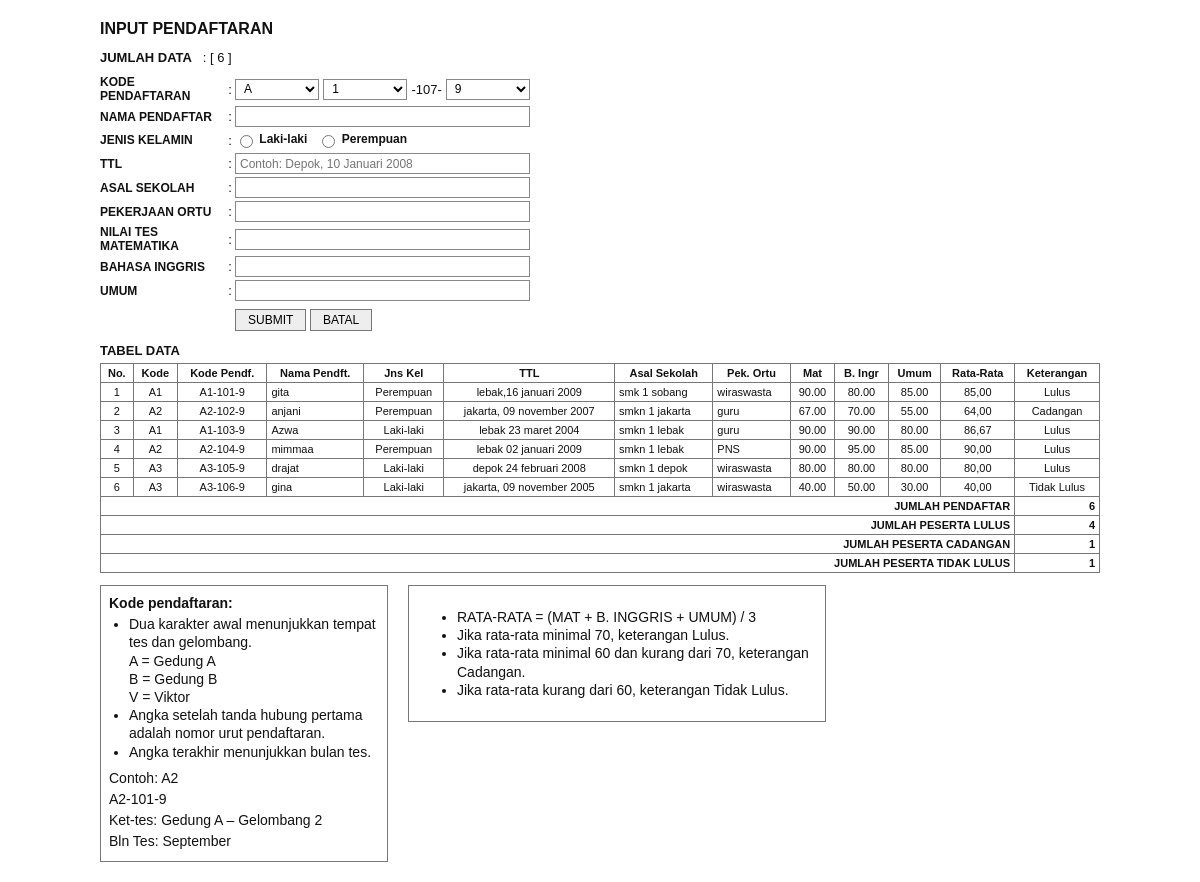
The page / on the database its author committed.
### tables this page shows
CREATE TABLE `calon_mhs` (
  `id` int(10) UNSIGNED NOT NULL,
  `kode` varchar(30) NOT NULL,
  `nama` varchar(150) NOT NULL,
  `jenis_kelamin` varchar(20) NOT NULL,
  `ttl` varchar(100) NOT NULL,
  `asal_sekolah` varchar(150) NOT NULL,
  `pekerjaan_ortu` varchar(100) DEFAULT NULL,
  `matematika` decimal(5,2) NOT NULL,
  `inggris` decimal(5,2) NOT NULL,
  `umum` decimal(5,2) NOT NULL,
  `rata_rata` decimal(5,2) NOT NULL,
  `keterangan` varchar(30) NOT NULL,
  `created_at` timestamp NULL DEFAULT current_timestamp()
);

### index.php (the view, shortened to what this page needs)
<?php
$host = '127.0.0.1';
$port = '3307';
$dbname = 'calon_mhs';
$username = 'root';
$password = '';
try {
    $pdo = new PDO(
        "mysql:host=$host;port=$port;dbname=$dbname;charset=utf8mb4",
        $username,
        $password,
        [
            PDO::ATTR_ERRMODE => PDO::ERRMODE_EXCEPTION,
            PDO::ATTR_DEFAULT_FETCH_MODE => PDO::FETCH_ASSOC,
            PDO::ATTR_EMULATE_PREPARES => false
        ]
    );
} catch (PDOException $e) {
    die(
        '<h3>Koneksi database gagal!</h3>' .
        '<p>Periksa port MySQL, nama database, username, dan password.</p>'
    );
}
$sqlTabel = "
CREATE TABLE IF NOT EXISTS calon_mhs (
    id INT UNSIGNED AUTO_INCREMENT PRIMARY KEY,
    kode VARCHAR(30) NOT NULL UNIQUE,
    nama VARCHAR(150) NOT NULL,
    jenis_kelamin VARCHAR(20) NOT NULL,
    ttl VARCHAR(100) NOT NULL,
    asal_sekolah VARCHAR(150) NOT NULL,
    pekerjaan_ortu VARCHAR(100) DEFAULT NULL,
    matematika DECIMAL(5,2) NOT NULL,
    inggris DECIMAL(5,2) NOT NULL,
    umum DECIMAL(5,2) NOT NULL,
    rata_rata DECIMAL(5,2) NOT NULL,
    keterangan VARCHAR(30) NOT NULL,
    created_at TIMESTAMP DEFAULT CURRENT_TIMESTAMP
) ENGINE=InnoDB DEFAULT CHARSET=utf8mb4
";
try {
    $pdo->exec($sqlTabel);
} catch (PDOException $e) {
    die('Gagal memeriksa tabel database.');
}
function e($value)
{
    return htmlspecialchars(
        (string) $value,
        ENT_QUOTES,
        'UTF-8'
    );
}
try {
    $stmtData = $pdo->query("
        SELECT *
        FROM calon_mhs
        ORDER BY id ASC
    ");
    $dataPendaftar = $stmtData->fetchAll();
    $jumlahPendaftar = count($dataPendaftar);
    $jumlahLulus = 0;
    $jumlahCadangan = 0;
    $jumlahTidakLulus = 0;
    foreach ($dataPendaftar as $data) {
        if ($data['keterangan'] === 'Lulus') {
            $jumlahLulus++;
        } elseif ($data['keterangan'] === 'Cadangan') {
            $jumlahCadangan++;
        } elseif ($data['keterangan'] === 'Tidak Lulus') {
            $jumlahTidakLulus++;
        }
    }
    $kodeBerikutnya = 101;
    $stmtAuto = $pdo->query("
        SELECT AUTO_INCREMENT
        FROM information_schema.TABLES
        WHERE TABLE_SCHEMA = DATABASE()
          AND TABLE_NAME = 'calon_mhs'
    ");
    $autoIncrement = $stmtAuto->fetchColumn();
    if ($autoIncrement !== false && $autoIncrement !== null) {
        $kodeBerikutnya = 100 + (int) $autoIncrement;
    }
} catch (PDOException $e) {
    die('Gagal mengambil data pendaftar dari database.');
}
$bulan = [
    1 => 'Januari',
    2 => 'Februari',
    3 => 'Maret',
    4 => 'April',
    5 => 'Mei',
    6 => 'Juni',
    7 => 'Juli',
    8 => 'Agustus',
    9 => 'September',
    10 => 'Oktober',
    11 => 'November',
    12 => 'Desember'
];
?>
<!DOCTYPE html>
<html lang="id">
<head>
</head>
<body>
<div class="halaman">
    <h2>INPUT PENDAFTARAN</h2>
    <div class="jumlah">
        <strong>JUMLAH DATA</strong>
        &nbsp; : [ <?= $jumlahPendaftar ?> ]
    </div>
    <form method="post" action="">
        <div class="form-area">
            <div class="baris">
                <label for="tempat_tes">
                    KODE PENDAFTARAN
                </label>
                <span class="titik">:</span>
                <div style="display:flex; gap:4px;">
                    <select
                        id="tempat_tes"
                        name="tempat_tes"
                        aria-label="Tempat tes"
                    >
                        <option value="A">A</option>
                    </select>
                    <select
                        name="gelombang"
                        aria-label="Gelombang"
                    >
                        <?php for ($i = 1; $i <= 9; $i++): ?>
                            <option value="<?= $i ?>">
                                <?= $i ?>
                            </option>
                        <?php endfor; ?>
                    </select>
                    <span style="align-self:center;">
                        -<?= $kodeBerikutnya ?>-
                    </span>
                    <select
                        name="bulan_tes"
                        aria-label="Bulan tes"
                    >
                        <?php foreach ($bulan as $angka => $namaBulan): ?>
                            <option
                                value="<?= $angka ?>"
                                <?= $angka === 9 ? 'selected' : '' ?>
                            >
                                <?= $angka ?>
                            </option>
                        <?php endforeach; ?>
                    </select>
                </div>
            </div>
            <div class="baris">
                <label for="nama">NAMA PENDAFTAR</label>
                <span class="titik">:</span>
                <input
                    type="text"
                    id="nama"
                    name="nama"
                    maxlength="150"
                    required
                >
            </div>
            <div class="baris">
                <label>JENIS KELAMIN</label>
                <span class="titik">:</span>
                <div class="radio-area">
                    <label>
                        <input
                            type="radio"
                            name="jenis_kelamin"
                            value="Laki-laki"
                            required
                        >
                        Laki-laki
                    </label>
                    <label>
                        <input
                            type="radio"
                            name="jenis_kelamin"
                            value="Perempuan"
                        >
                        Perempuan
                    </label>
                </div>
            </div>
            <div class="baris">
                <label for="ttl">TTL</label>
                <span class="titik">:</span>
                <input
                    type="text"
                    id="ttl"
                    name="ttl"
                    maxlength="100"
                    placeholder="Contoh: Depok, 10 Januari 2008"
                    required
                >
            </div>
            <div class="baris">
                <label for="asal_sekolah">ASAL SEKOLAH</label>
                <span class="titik">:</span>
                <input
                    type="text"
                    id="asal_sekolah"
                    name="asal_sekolah"
                    maxlength="150"
                    required
                >
            </div>
            <div class="baris">
                <label for="pekerjaan_ortu">
                    PEKERJAAN ORTU
                </label>
                <span class="titik">:</span>
                <input
                    type="text"
                    id="pekerjaan_ortu"
                    name="pekerjaan_ortu"
                    maxlength="100"
                >
            </div>
            <div class="baris">
                <label for="matematika">
                    NILAI TES MATEMATIKA
                </label>
                <span class="titik">:</span>
                <input
                    type="number"
                    id="matematika"
                    name="matematika"
                    min="0"
                    max="100"
                    step="any"
                    required
                >
            </div>
            <div class="baris">
                <label for="inggris">
                    BAHASA INGGRIS
                </label>
                <span class="titik">:</span>
                <input
                    type="number"
                    id="inggris"
                    name="inggris"
                    min="0"
                    max="100"
                    step="any"
                    required
                >
            </div>
            <div class="baris">
                <label for="umum">UMUM</label>
                <span class="titik">:</span>
                <input
                    type="number"
                    id="umum"
                    name="umum"
                    min="0"
                    max="100"
                    step="any"
                    required
                >
            </div>
        </div>
        <div class="tombol">
            <button type="submit" name="submit">
                SUBMIT
            </button>
            <button
                type="submit"
                name="batal"
                formnovalidate
            >
                BATAL
            </button>
        </div>
    </form>
    <div class="tabel-title">
        TABEL DATA
    </div>
    <div class="table-wrap">
        <table>
            <thead>
                <tr>
                    <th>No.</th>
                    <th>Kode</th>
                    <th>Kode Pendf.</th>
                    <th>Nama Pendft.</th>
                    <th>Jns Kel</th>
                    <th>TTL</th>
                    <th>Asal Sekolah</th>
                    <th>Pek. Ortu</th>
                    <th>Mat</th>
                    <th>B. Ingr</th>
                    <th>Umum</th>
                    <th>Rata-Rata</th>
                    <th>Keterangan</th>
                </tr>
            </thead>
            <tbody>
                <?php if (empty($dataPendaftar)): ?>
                    <tr>
                        <td colspan="13">
                            Belum ada data pendaftar.
                        </td>
                    </tr>
                <?php else: ?>
                    <?php foreach ($dataPendaftar as $i => $p): ?>
                        <tr>
                            <td>
                                <?= $i + 1 ?>
                            </td>
                            <td>
                                <?= e(substr($p['kode'], 0, 2)) ?>
                            </td>
                            <td>
                                <?= e($p['kode']) ?>
                            </td>
                            <td class="kiri">
                                <?= e($p['nama']) ?>
                            </td>
                            <td>
                                <?= e($p['jenis_kelamin']) ?>
                            </td>
                            <td>
                                <?= e($p['ttl']) ?>
                            </td>
                            <td class="kiri">
                                <?= e($p['asal_sekolah']) ?>
                            </td>
                            <td class="kiri">
                                <?= e($p['pekerjaan_ortu']) ?>
                            </td>
                            <td>
                                <?= e($p['matematika']) ?>
                            </td>
                            <td>
                                <?= e($p['inggris']) ?>
                            </td>
                            <td>
                                <?= e($p['umum']) ?>
                            </td>
                            <td>
                                <?= number_format(
                                    (float) $p['rata_rata'],
                                    2,
                                    ',',
                                    '.'
                                ) ?>
                            </td>
                            <td>
                                <?= e($p['keterangan']) ?>
                            </td>
                        </tr>
                    <?php endforeach; ?>
                <?php endif; ?>
                <tr class="rekap">
                    <td colspan="12">
                        JUMLAH PENDAFTAR
                    </td>
                    <td>
                        <?= $jumlahPendaftar ?>
                    </td>
                </tr>
                <tr class="rekap">
                    <td colspan="12">
                        JUMLAH PESERTA LULUS
                    </td>
                    <td>
                        <?= $jumlahLulus ?>
                    </td>
                </tr>
                <tr class="rekap">
                    <td colspan="12">
                        JUMLAH PESERTA CADANGAN
                    </td>
                    <td>
                        <?= $jumlahCadangan ?>
                    </td>
                </tr>
                <tr class="rekap">
                    <td colspan="12">
                        JUMLAH PESERTA TIDAK LULUS
                    </td>
                    <td>
                        <?= $jumlahTidakLulus ?>
                    </td>
                </tr>
            </tbody>
        </table>
    </div>
    <div class="keterangan-soal">
        <div class="kotak kotak-kode">
            <strong>Kode pendaftaran:</strong>
            <ul>
                <li>
                    Dua karakter awal menunjukkan
                    tempat tes dan gelombang.
                    <br>A = Gedung A
                    <br>B = Gedung B
                    <br>V = Viktor
                </li>
                <li>
                    Angka setelah tanda hubung pertama
                    adalah nomor urut pendaftaran.
                </li>
                <li>
                    Angka terakhir menunjukkan
                    bulan tes.
                </li>
            </ul>
            <p>Contoh: A2</p>
            <p>A2-101-9</p>
            <p>Ket-tes: Gedung A – Gelombang 2</p>
            <p>Bln Tes: September</p>
        </div>
        <div class="kotak kotak-ket">
            <ul>
                <li>
                    RATA-RATA = (MAT + B. INGGRIS + UMUM) / 3
                </li>
                <li>
                    Jika rata-rata minimal 70,
                    keterangan Lulus.
                </li>
                <li>
                    Jika rata-rata minimal 60 dan kurang dari 70,
                    keterangan Cadangan.
                </li>
                <li>
                    Jika rata-rata kurang dari 60,
                    keterangan Tidak Lulus.
                </li>
            </ul>
        </div>
    </div>
</div>
</body>
</html>

### index.php (style rules this page uses)
body { margin: 20px; color: #111; background: #fff; font-family: Arial, Helvetica, sans-serif; font-size: 13px; }
.halaman { max-width: 1000px; margin: 0 auto; }
h2 { font-size: 16px; margin: 0 0 12px; }
.jumlah { margin-bottom: 10px; }
.form-area { width: 430px; max-width: 100%; }
.baris { display: grid; grid-template-columns: 125px 10px minmax(150px, 1fr); align-items: center; margin: 3px 0; min-height: 20px; }
.baris label { font-size: 12px; font-weight: bold; }
.titik { text-align: center; }
input[type="text"], input[type="number"], select { box-sizing: border-box; width: 100%; height: 21px; border: 1px solid #888; padding: 1px 4px; border-radius: 0; font-size: 12px; background: #fff; }
.radio-area { white-space: nowrap; font-size: 12px; }
.radio-area input { vertical-align: middle; }
.tombol { margin: 8px 0 12px 135px; }
button { border: 1px solid #777; border-radius: 0; background: #eee; padding: 3px 12px; font-size: 12px; cursor: pointer; }
.tabel-title { font-weight: bold; margin: 10px 0 5px; }
.table-wrap { overflow-x: auto; }
table { border-collapse: collapse; width: 100%; min-width: 800px; font-size: 11px; }
th, td { border: 1px solid #777; padding: 3px 4px; text-align: center; }
th { font-weight: bold; white-space: nowrap; }
td.kiri { text-align: left; }
.rekap td { text-align: right; font-weight: bold; }
.keterangan-soal { display: flex; gap: 20px; margin-top: 12px; align-items: flex-start; flex-wrap: wrap; }
.kotak { border: 1px solid #777; padding: 8px; font-size: 14px; line-height: 1.3; }
.kotak-kode { width: 270px; }
.kotak-kode p { margin: 3px 0; }
.kotak-kode ul { margin: 3px 0 8px; padding-left: 20px; }
.kotak-ket { width: 400px; }

### rows shown on the page
calon_mhs: kode "A1", kode "A1-101-9", nama "gita", jenis_kelamin "Perempuan", ttl "lebak,16 januari 2009", asal_sekolah "smk 1 sobang", pekerjaan_ortu "wiraswasta", matematika "90.00", inggris "80.00", umum "85.00", rata_rata "85,00", keterangan "Lulus"
calon_mhs: kode "A2", kode "A2-102-9", nama "anjani", jenis_kelamin "Perempuan", ttl "jakarta, 09 november 2007", asal_sekolah "smkn 1 jakarta", pekerjaan_ortu "guru", matematika "67.00", inggris "70.00", umum "55.00", rata_rata "64,00", keterangan "Cadangan"
calon_mhs: kode "A1", kode "A1-103-9", nama "Azwa", jenis_kelamin "Laki-laki", ttl "lebak 23 maret 2004", asal_sekolah "smkn 1 lebak", pekerjaan_ortu "guru", matematika "90.00", inggris "90.00", umum "80.00", rata_rata "86,67", keterangan "Lulus"
calon_mhs: kode "A2", kode "A2-104-9", nama "mimmaa", jenis_kelamin "Perempuan", ttl "lebak 02 januari 2009", asal_sekolah "smkn 1 lebak", pekerjaan_ortu "PNS", matematika "90.00", inggris "95.00", umum "85.00", rata_rata "90,00", keterangan "Lulus"
calon_mhs: kode "A3", kode "A3-105-9", nama "drajat", jenis_kelamin "Laki-laki", ttl "depok 24 februari 2008", asal_sekolah "smkn 1 depok", pekerjaan_ortu "wiraswasta", matematika "80.00", inggris "80.00", umum "80.00", rata_rata "80,00", keterangan "Lulus"
calon_mhs: kode "A3", kode "A3-106-9", nama "gina", jenis_kelamin "Laki-laki", ttl "jakarta, 09 november 2005", asal_sekolah "smkn 1 jakarta", pekerjaan_ortu "wiraswasta", matematika "40.00", inggris "50.00", umum "30.00", rata_rata "40,00", keterangan "Tidak Lulus"

### other values the page prints
$jumlahPendaftar "6"
$kodeBerikutnya "107"
$jumlahLulus "4"
$jumlahCadangan "1"
$jumlahTidakLulus "1"
form field gelombang "1"
form field bulan_tes "9"
